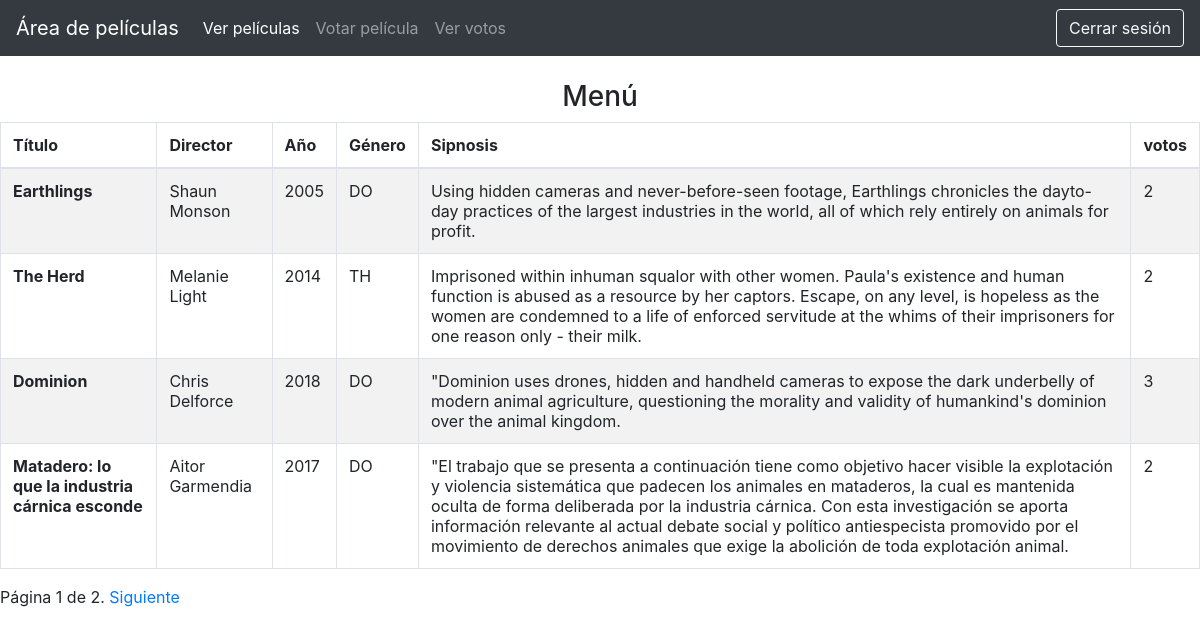
/films/ (signed in), run on the app's committed database.
### sitioDeFilms/models.py (models this page shows, shortened)
class Pelicula(models.Model):
    title = models.CharField(max_length=100)
    director = models.CharField(max_length=60)
    year = models.IntegerField()
    genero = models.CharField(max_length=2)
    sinopsis = models.CharField(max_length=500)
    votos = models.IntegerField()
    whoVote = models.CharField(max_length=600, blank=True)
    def get_whoVote_list(self):
        return self.whoVote.split(',')
    def set_whoVote_list(self, value):
        self.whoVote = ','.join(value)
    whoVote_list = property(get_whoVote_list, set_whoVote_list)

### sitioDeFilms/views.py (the view)
# urls.py: path('films/', views.filmsPage, name='films'),
@login_required(login_url='login')
def filmsPage(request):
    films = Pelicula.objects.all()
    paginator = Paginator(films, 4)  # 10 elementos por página
    page_number = request.GET.get('page')
    page_obj = paginator.get_page(page_number)
    return render(request, 'films.html', {'films': page_obj})

### templates/films.html (shortened to what this page needs)
{% include 'navegation.html' %}
    {% block content %}
        <div>
            <div>
                <div>
                    <h3 align="center">Menú</h3>
                </div>
                <div>
                    <table class="table table-striped table-bordered">
                    <thead>
                        <tr>
                            <th scope="col">Título</th>
                            <th scope="col">Director</th>
                            <th scope="col">Año</th>
                            <th scope="col">Género</th>
                            <th scope="col" style="max-width: 50px">Sipnosis</th>
                            <th scope="col">votos</th>
                        </tr>
                        </thead>
                        <tbody>
                        {% for i in films %}
                            <tr>
                                <th scope="row">{{ i.title }}</th>
                                <td>{{ i.director }}</td>
                                <td>{{ i.year }}</td>
                                <td>{{ i.genero }}</td>
                                <td>{{ i.sinopsis }}</td>
                                <td>{{ i.votos }}</td>
                            </tr>
                        {% endfor %}
                    </tbody>
                    </table>
                <div class="pagination">
                <span class="step-links">
                    <span class="current">
                        Página {{ films.number }} de {{ films.paginator.num_pages }}.
                    </span>
                    {% if films.has_next %}
                        <a href="?page={{ films.next_page_number }}">Siguiente</a>
                    {% endif %}
                </span>
            </div>
                </div>
            </div>
        </div>
    {% endblock content %}

### data on the page
Pelicula: title "Earthlings", director "Shaun Monson", year "2005", genero "DO", sinopsis "Using hidden cameras and never-before-seen footage, Earthlings chronicles the dayto-day practices of the largest industries in the world, all of which rely entirely on animals for profit.", votos "2"
Pelicula: title "The Herd", director "Melanie Light", year "2014", genero "TH", sinopsis "Imprisoned within inhuman squalor with other women. Paula's existence and human function is abused as a resource by her captors. Escape, on any level, is hopeless as the women are condemned to a life of enforced servitude at the whims of their imprisoners for one reason only - their milk.", votos "2"
Pelicula: title "Dominion", director "Chris Delforce", year "2018", genero "DO", sinopsis "\"Dominion uses drones, hidden and handheld cameras to expose the dark underbelly of modern animal agriculture, questioning the morality and validity of humankind's dominion over the animal kingdom.", votos "3"
Pelicula: title "Matadero: lo que la industria cárnica esconde", director "Aitor Garmendia", year "2017", genero "DO", sinopsis "\"El trabajo que se presenta a continuación tiene como objetivo hacer visible la explotación y violencia sistemática que padecen los animales en mataderos, la cual es mantenida oculta de forma deliberada por la industria cárnica. Con esta investigación se aporta información relevante al actual debate social y político antiespecista promovido por el movimiento de derechos animales que exige la abolición de toda explotación animal.", votos "2"

### other printed values
{{ films.number }} "1"
{{ films.paginator.num_pages }} "2"
